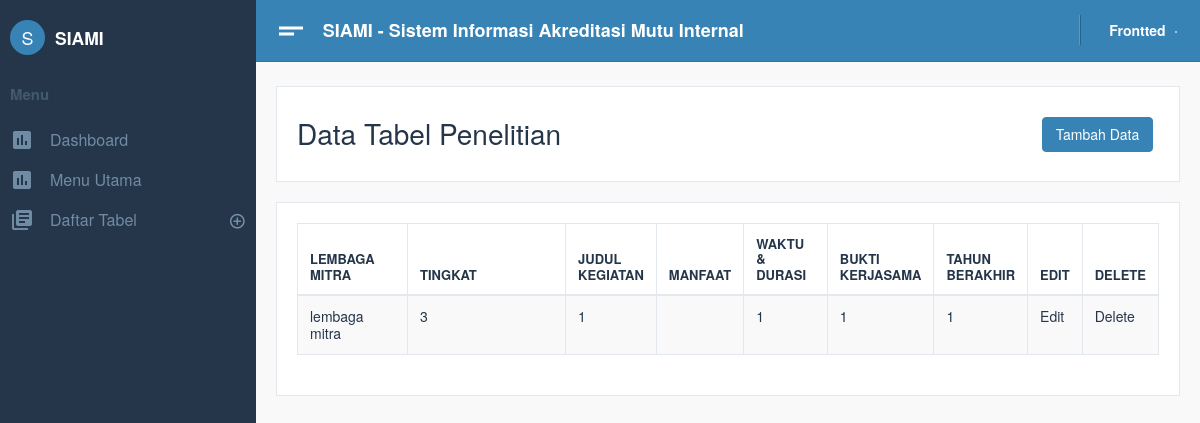
The app's page /Siami/home/index.php?p=tbl_penelitian with its own data.
### tables this page shows
CREATE TABLE `tbl_kerjasama_penelitian` (
  `id_kerj_pen` int(5) NOT NULL,
  `lembaga_mitra` varchar(25) NOT NULL,
  `tingkat` int(5) NOT NULL,
  `judul_keg_kerjasama` text NOT NULL,
  `manfaat` varchar(255) NOT NULL,
  `waktu_durasi` varchar(40) NOT NULL,
  `bukti_kerjasama` varchar(50) NOT NULL,
  `tahun_berakhir` int(5) NOT NULL,
  `timestamp` timestamp NOT NULL DEFAULT current_timestamp() ON UPDATE current_timestamp(),
  `id_akred_prodi` int(11) NOT NULL
);

### Siami/home/tbl_penelitian.php (the view, shortened to what this page needs)
<div class="card text-left">
	<div class="card-body">
		<div class="row">
			<div class="col-sm-10 mt-2">
				<h2>Data Tabel Penelitian</h2>
			</div>
			<div class="col-sm-2 mt-2">
				<button class="btn btn-primary">Tambah Data</button>
			</div>
		</div>
	</div>
</div>
<?php
include "../config/database.php";
$query = mysqli_query($db, "SELECT * FROM tbl_kerjasama_penelitian");
?>
<div class="card">
	<div class="card-body">
		<div id="example_wrapper" class="dataTables_wrapper dt-bootstrap4">
			<div class="row">
				<div class="col-sm-12">
					<table style="width: 100%;" id="example" class="table table-hover table-striped table-bordered dataTable dtr-inline" role="grid" aria-describedby="example_info">
						<thead>
							<tr role="row">
								<th style="width: 118.2px;">Lembaga Mitra </th>
								<th style="width: 189.2px;">Tingkat </th>
								<th style="width: 82.2px;">Judul Kegiatan </th>
								<th style="width: 40.2px;">Manfaat </th>
								<th style="width: 87.2px;">waktu & durasi</th>
								<th style="width: 63.2px;">Bukti Kerjasama </th>
								<th style="width: 63.2px;">Tahun Berakhir </th>
								<th style="width: 40.2px;">Edit </th>
								<th style="width: 40.2px;">Delete </th>
							</tr>
						</thead>
						<tbody>
							<?php
							while ($data = mysqli_fetch_array($query)) {
							?>
								<tr role="row" class="odd" style="font-size: 14px;">
									<td>
										<?php echo $data["lembaga_mitra"]; ?>
									</td>
									<td>
										<?php echo $data["tingkat"]; ?>
									</td>
									<td>
										<?php echo $data["judul_keg_kerjasama"]; ?>
									</td>
									<td>
									</td>
									<td>
										<?php echo $data["waktu_durasi"]; ?>
									</td>
									<td>
										<?php echo $data["bukti_kerjasama"]; ?>
									</td>
									<td>
										<?php echo $data["tahun_berakhir"]; ?>
									</td>
									<td>
										Edit
									</td>
									<td>
										Delete
									</td>
								</tr>
							<?php } ?>
						</tbody>
					</table>
				</div>
			</div>
		</div>
	</div>
</div>

### records on screen
tbl_kerjasama_penelitian: lembaga_mitra "lembaga mitra", tingkat "3", judul_keg_kerjasama "1", waktu_durasi "1", bukti_kerjasama "1", tahun_berakhir "1"
